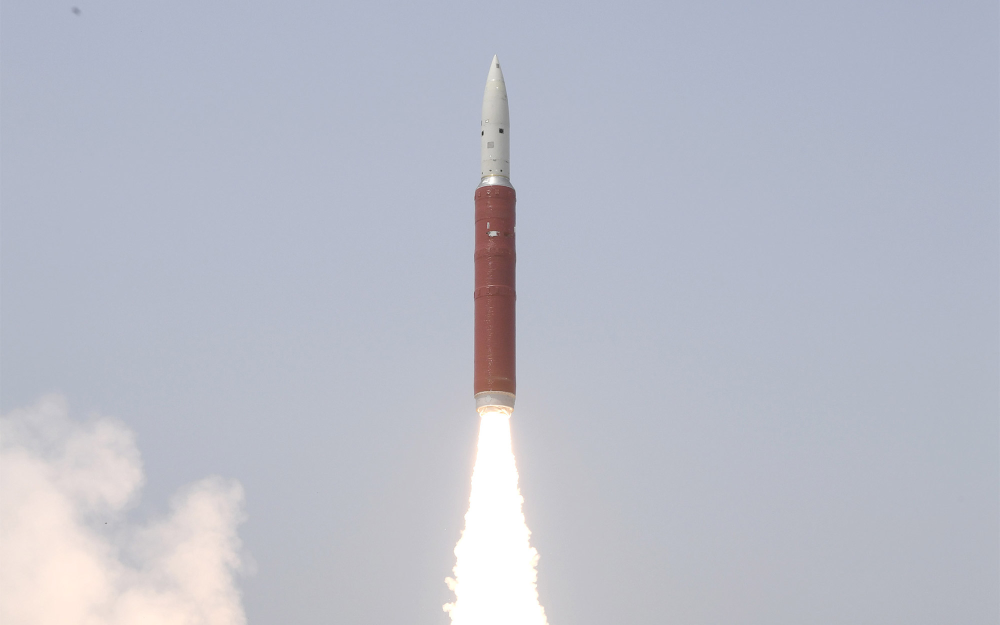
#> input picture antiedit/origin/IndianMissile.bmp, 2000 x 1249 px, given in place of 1.bmp, which was not available (shown at 1/2 size)
$ python edit.py
#> lines starting #> are read from the running program, lines starting #| are printed output that depends on the picture; after the words box and inside, x2 and y2 are one past the last pixel; in counts of white or black regions, pixels touching at a corner belong together; pictures that were not available may be replaced by others from this repository, and a replacement may not be noted
import cv2
import numpy as np
import argparse
NUM = 1  ## 图片数量
ratio = 35 ##压缩质量系数


def imgBrightness(img1, c, b):
    rows, cols, channels = img1.shape
    blank = np.zeros([rows, cols, channels], img1.dtype)
    rst = cv2.addWeighted(img1, c, blank, 1-c, b)
    return rst

def edit(style,filename,degree=90,lightness=1.5,direc="up-side-down"):
#> called with style = 'nothing', filename = '1', degree = 180, lightness = 2, direc = 'up-side-down'
        for i in range(1,NUM+1,1):
                path1 = r"./antiedit/origin/" +filename+".bmp"
                path2 = r"./antiedit/mask/" + filename +".bmp"
                img1 = cv2.imread(path1)
#> img1 is the input picture: shape (1249, 2000, 3); mean B, G, R 201, 189.2, 186.2
                img2 = cv2.imread(path2)
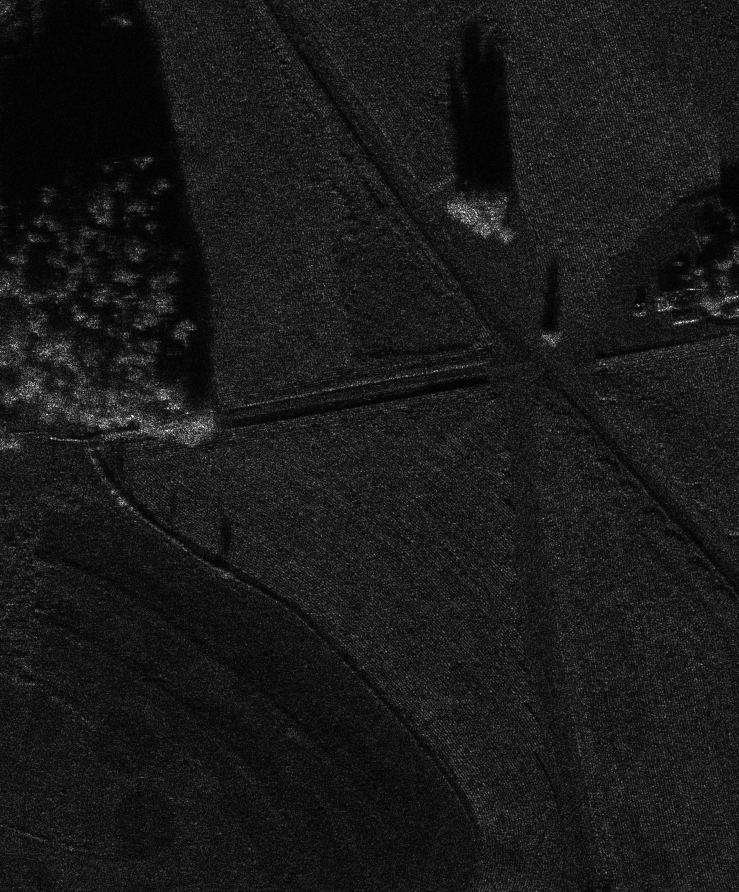
#> input picture antiedit/origin/forest.bmp, 1478 x 1784 px, given in place of 1.bmp, which was not available (shown at 1/2 size)
#> img2 is the input picture: shape (1784, 1478, 3); min 0, max 255, mean 25.4
                size1=img1.shape
#> size1 = (1249, 2000, 3)
                size2=img2.shape
#> size2 = (1784, 1478, 3)
                h1=size1[0]
#> h1 = 1249
                h2=size2[0]
#> h2 = 1784
                w1=size1[1]
#> w1 = 2000
                w2=size2[1]
#> w2 = 1478
                ##print(h1,h2,w1,w2)
                img2_part = img2[h2//3:h2*2//3,h1//4:h1//2]
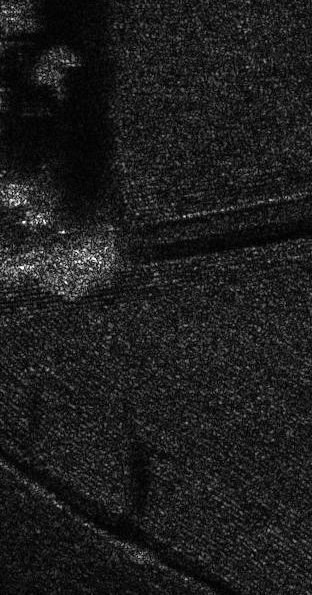
#> img2_part: shape (595, 312, 3); min 0, max 255, mean 29.5
                if(style=="rotate"):
                        if(degree==90):
                                dst = cv2.rotate(img2_part, cv2.ROTATE_90_CLOCKWISE)
                        elif(degree ==180):
                                dst = cv2.rotate(img2_part, cv2.ROTATE_180)
                        elif(degree ==270):
                                dst = cv2.rotate(img2_part, cv2.ROTATE_90_COUNTERCLOCKWISE)
                elif(style=="light"):
                        dst=imgBrightness(img2_part,lightness,3)
                elif(style=="flip"):
                        if(direc=="up-side-down"):
                                dst = cv2.flip(img2_part, 0)
                        elif(direc=="left-right"):
                                dst = cv2.flip(img2_part,1)
                        elif(direc=="dialog"):
                                dst = cv2.flip(img2_part,-1)
                        else:
                                dst = cv2.flip(img2_part, 0)
                        ###dst = np.vstack((img2_part, res))

                else:
                        dst = img2_part
                img1[h2//3:h2*2//3,h1//4:h1//2] = dst
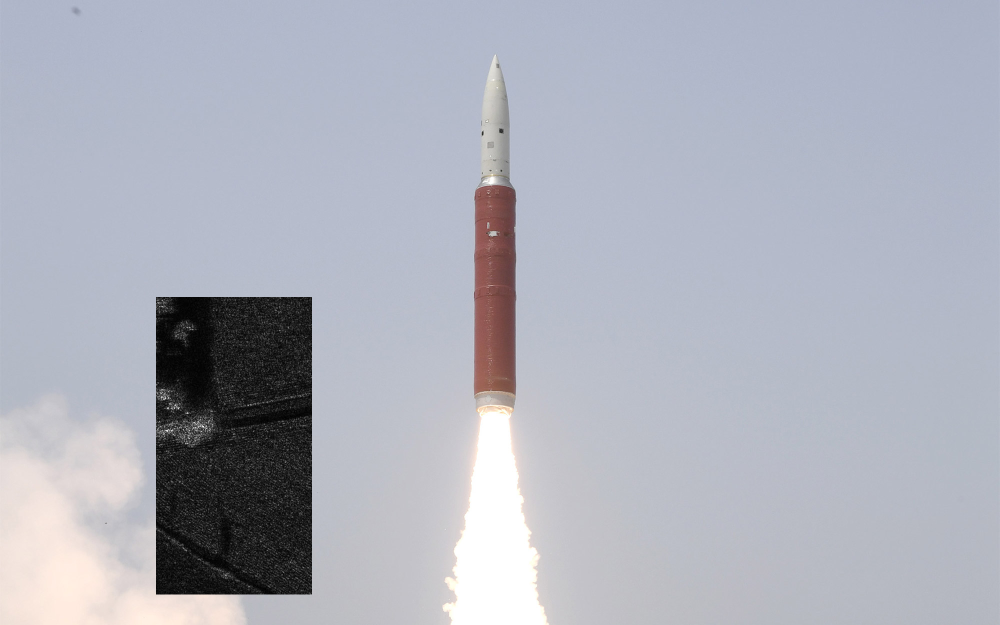
#> img1: shape (1249, 2000, 3) (shown at 1/2 size); 7.43% of pixels changed, all inside (x1, y1, x2, y2) = (312, 594, 624, 1189)
                path3 = r"./antiedit/from/" + filename +".jpg"
                params =[cv2.IMWRITE_JPEG_QUALITY,ratio]
                msg = cv2.imencode(".jpeg",img1,params)[1]
                msg = (np.array(msg)).tobytes()
                ##print("msg:",len(msg))
                cv2.imwrite(path3,img1,[cv2.IMWRITE_JPEG_QUALITY,50])


if __name__ == '__main__':
    parser = argparse.ArgumentParser(description='para transfer')
    parser.add_argument('--style', type=str,default="nothing", help='style -> transfer way.')
    parser.add_argument('--degree', type=int, default=180, help='degree -> rotation 90,180,270.')
    parser.add_argument('--lightness', type=float, default=2.0, help='lightness -> (0,3)')
    parser.add_argument('--direc', type=str, default="up-side-down", help='direc -> flip direction')
    parser.add_argument('--filename', type=str, default="1", help='filename -> pic to edit')
    args = parser.parse_args()
    ##print(args)
    edit(args.style,lightness=args.lightness,degree=args.degree,direc=args.direc,filename=args.filename)
